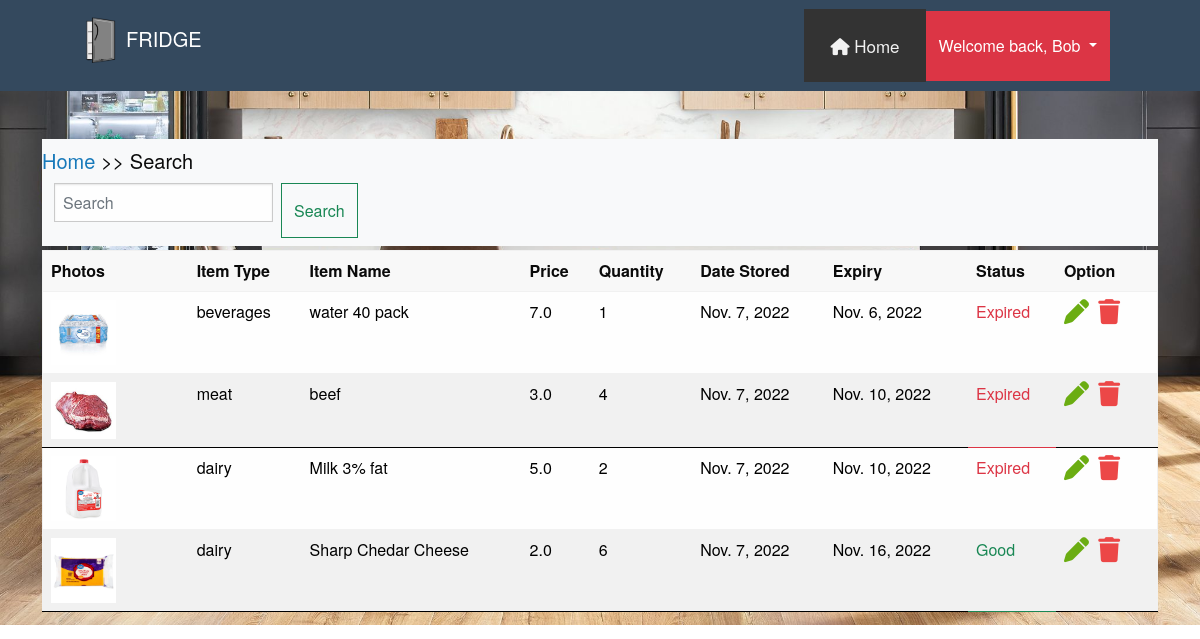
Before: /search/ (signed in) with the older database file.
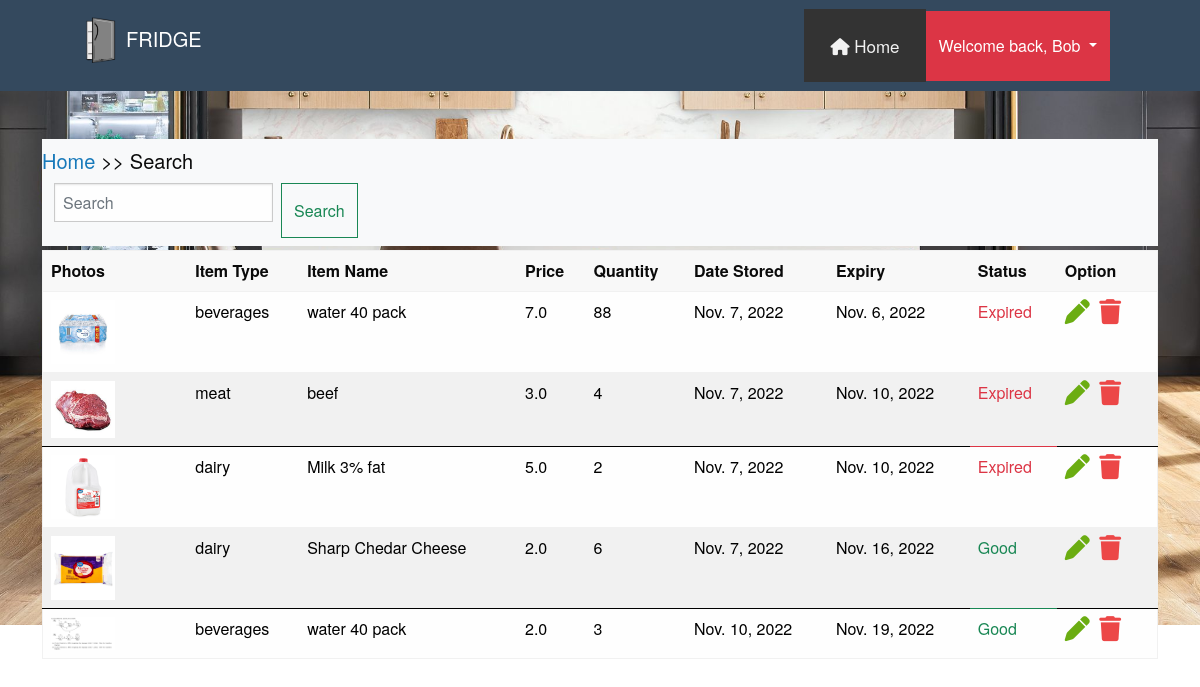
After: the same page with the newer database file.
### app1/models.py (models this page shows)
class Item(models.Model):
    STATUS_CHOICES1 = (
        ('dairy', 'dairy'),
        ('beverages', 'beverages'),
        ('frozen vegetables', 'frozen vegetables'),
        ('meat', 'meat'),
        ('fruits', 'fruits'),
    )
    author = models.ForeignKey(Profile, on_delete=models.CASCADE)
    food_type = models.CharField(max_length=100, choices=STATUS_CHOICES1)
    food_title = models.CharField(max_length=120)
    photos = models.ImageField(upload_to='uploaded_images/')
    price = models.FloatField(default=0)
    quantity = models.PositiveIntegerField(null=False, default=0)
    valid_from = models.DateField(auto_now=False, auto_now_add=False)
    valid_to = models.DateField(auto_now=False, auto_now_add=False)
    timestamp = models.DateTimeField(auto_now_add=True)
    status = models.CharField(default='Good',max_length=100)
    class Meta:
        verbose_name_plural = "Items"
    def __str__(self):
        return str(self.food_title)

### app1/views.py (the view, shortened to what this page needs)
# urls.py: path('search/', search, name='search'),
def search(request):
    items = Item.objects.order_by('valid_to')
    print(items)
    if request.method == 'POST':
        form = ItemForm(request.POST, request.FILES)
        if form.is_valid():
            form.save()
            return redirect('item_list')
    else:
        form = ItemForm()
    qs = Item.objects.filter(author=request.user.id).order_by('valid_to')
    print(qs)
    query = request.GET.get('q')
    for item in qs:
        three_days_from_today = date.today()+timedelta(days=3)
        today = date.today()
        valid_to = item.valid_to
        if valid_to < today:
            item.status = 'Expired'
        elif valid_to <= three_days_from_today:
            item.status = 'Warning'
        else:
            item.status = 'Good'
    context = {
        "item_obj": qs,
        'form': form,
    }
    return render(request, 'search_results.html', context)

### app1/forms.py
class ItemForm(forms.ModelForm):
    valid_to = forms.DateField(
        widget = forms.DateInput(
            attrs={
                'type': 'date',
                'class': 'form-control'},
            )
    )
    valid_from = forms.DateField(
        widget = forms.DateInput(
            attrs={
                'type': 'date',
                'class': 'form-control'},
            )
    )
    class Meta:
        model = Item
        fields = ('food_type', 'food_title', 'photos', 'price', 'quantity', 'valid_from', 'valid_to')
    def __init__(self, *args, **kwargs):
        super(ItemForm, self).__init__(*args, **kwargs)
        self.fields['valid_from'].help_text = "Example -> mm-dd-yyyy --> 05-07-2016"

### templates/search_results.html (shortened to what this page needs)
{% extends 'base.html' %}
{% load crispy_forms_tags %}
{% block content %}
    <div class="container mt-5">
        <nav class="navbar navbar-light bg-light">
            <h5 class="page-header"><a href="{% url 'item_list' %}">Home</a> >> Search </h5>
            <div class="container-fluid">
                <form action="" method="GET" class="d-flex">
                    <input class="form-control me-2" type="search" name="q" value="{{ request.GET.q }}"
                           placeholder="Search" aria-label="Search">
                    <button class="btn btn-outline-success" value="Search" type="submit">Search</button>
                </form>
            </div>
        </nav>
    </div>
    <div class="container mt-1 res">
        <table class="table table-hover border table-responsive ">
            <thead>
            <tr>
                <th scope="col">Photos</th>
                <th scope="col">Item Type</th>
                <th scope="col">Item Name</th>
                <th scope="col">Price</th>
                <th scope="col">Quantity</th>
                <th scope="col">Date Stored</th>
                <th scope="col">Expiry</th>
                <th scope="col">Status</th>
                <th scope="col">Option</th>
            </tr>
            </thead>
            <tbody class="res">
            {% for item in item_obj %}
                <tr>
                    <td><img src="{{ item.photos.url }}" class="img" alt=""></td>
                    <td>{{ item.food_type }}</td>
                    <td>{{ item.food_title }} </td>
                    <td>{{ item.price }}</td>
                    <td>{{ item.quantity }}</td>
                    <td>{{ item.valid_from }}</td>
                    <td>{{ item.valid_to }}</td>
                    {% if item.status == 'Warning' %}
                    <td class="text-warning">Warning</td>
                    {% elif item.status == 'Good' %}
                    <td class="text-success">Good</td>
                    {% else %}
                    <td class="text-danger">Expired</td>
                    {% endif %}
                    <td>
                        <a href="{% url 'item_update' item.id %}"><i class="fa-solid fa-pen" style="color:#6BAD12;width: 30px; font-size:25px;"></i></a>
                        <a href="{% url 'item_delete' item.pk %}"><i class="fa-solid fa-trash" style="color:#EC4747;width: 30px; font-size:25px;"></i></a>
                    </td>
                    {% empty %}
                <tr>
                    <td colspan="12" class="text-center bg-warning">No data...!!!</td>
                </tr>
            {% endfor %}
            </tr>
            </tbody>
        </table>
    </div>
{% endblock %}

### templates/base.html (shortened to what this page needs)
{% load static %}
<!DOCTYPE html>
<html>
<head>
    <link href="https://cdn.jsdelivr.net/npm/bootstrap@5.2.2/dist/css/bootstrap.min.css" rel="stylesheet"
>
    <link rel='stylesheet' href="{% static 'css/foundation.min.css' %}">
    <link rel="stylesheet" href="{% static 'css/style.css' %}">
</head>
<body class="main-pages">
{% include 'navigation.html' %}
{% block content %}
{% endblock content %}
</body>
</html>

### templates/navigation.html (shortened to what this page needs)
{% load static %}
<link rel="stylesheet" href="{% static 'css/style.css' %}">
<nav class="navbar navbar-dark" style="background-color: #34495E;">
    <a href="/" class="d-flex align-items-center mb-2 mb-lg-0 text-white text-decoration-none">
        <svg class="bi me-2" width="40" height="32" role="img" aria-label="Bootstrap">
            <use xlink:href="#bootstrap"></use>
        </svg>
    </a>
    <ul class="nav col-12 col-lg-auto me-lg-auto mb-2 justify-content-center mb-md-0">
        <a href="/" class="nav-link px-2 text-white">
            <h5><img src="{% static 'images/Fridge_logo.png' %}" alt="Fridge Logo" width="50" height="60">FRIDGE</h5>
        </a>
    </ul>
      {% if user.is_authenticated %}
      <div class="topnav">
        <a class="active" href="{% url 'item_list' %}"><i class="fa-solid fa-house"></i> Home</a>
      </div>
      <div class="btn-group">
        <button type="button" class="btn btn-danger dropdown-toggle" data-bs-toggle="dropdown"
                aria-expanded="false">
            Welcome back, {{ user.username|capfirst }}
        </button>
    </div>
    {% else %}
    <a href="{% url 'login' %}" class="btn btn-outline-secondary me-2">Login</a>
    <a href="{% url 'signup' %}" class="btn btn-warning ">Sign-up</a>
    {% endif %}
</nav>

### static/css/style.css (style rules this page uses)
body { background-image: url('../images/Kitchen6.jpg'); background-position: center; background-size: cover; background-color: white; background-repeat: no-repeat; }
.res { height: 40px; color: black; }
.btn-group { padding-right: 90px; }
.topnav { background-color: #333; overflow: hidden; margin-left: 120px; }
.topnav a { float: left; color: #f2f2f2; text-align: center; padding: 24px 26px; text-decoration: none; font-size: 17px; }
.btn-group { height: 70px; }

### templates/search_results.html (style rules this page uses)
.img { width: 50%; max-width: 100px; height: auto; }

Changed rows visible on the page:
changed Item "Nov. 6, 2022": quantity "1" → "88"
added Item: photos (picture), food_type "beverages", food_title "water 40 pack", price "2.0", quantity "3", valid_from "Nov. 10, 2022", valid_to "Nov. 19, 2022", status "Good"
